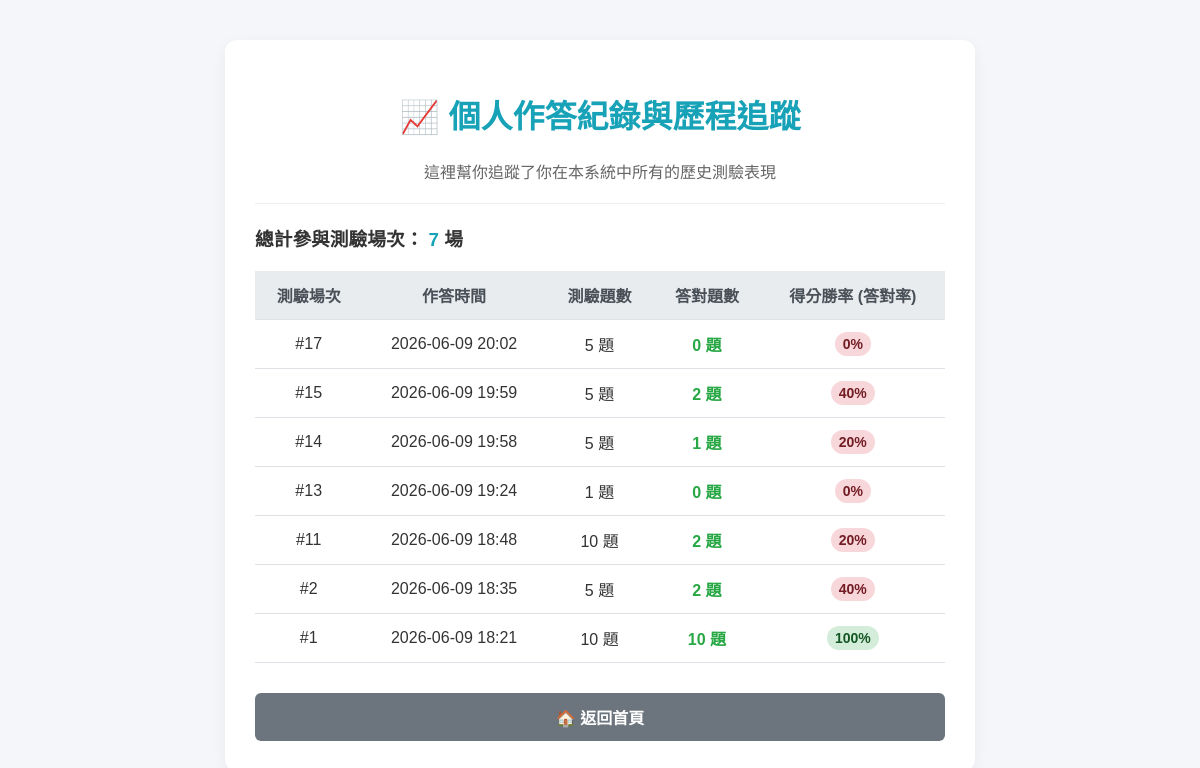
Page /history/ (signed in) on the committed database.
### quiz/models.py (models this page shows, shortened)
class QuizSession(models.Model):
    user = models.ForeignKey(User, on_delete=models.CASCADE, null=True, blank=True, verbose_name="測驗學生")
    total_questions_requested = models.IntegerField(default=5, verbose_name="設定測驗題數")
    current_index = models.IntegerField(default=0, verbose_name="目前進行到第幾題")
    score = models.IntegerField(default=0, verbose_name="目前得分")
    is_completed = models.BooleanField(default=False, verbose_name="是否完成測驗")
    created_at = models.DateTimeField(auto_now_add=True, verbose_name="測驗時間")
    time_remaining = models.IntegerField(default=600, verbose_name="剩餘時間(秒)")

### quiz/views.py (the view)
# urls.py: path('history/', views.quiz_history, name='quiz_history'),
@login_required(login_url='/admin/login/')
def quiz_history(request):
    sessions = QuizSession.objects.filter(
        user=request.user,
        is_completed=True
    ).order_by('-created_at')
    history_data = []
    for s in sessions:
        accuracy = int((s.score / s.total_questions_requested) * 100) if s.total_questions_requested > 0 else 0
        history_data.append({
            "id": s.id,
            "date": s.created_at,
            "requested": s.total_questions_requested,
            "score": s.score,
            "accuracy": accuracy
        })
    return render(request, "quiz/history.html", {
        "history_data": history_data,
        "total_sessions": len(history_data)
    })

### quiz/templates/quiz/history.html (shortened to what this page needs)
<!DOCTYPE html>
<html lang="zh-Hant">
<head>
</head>
<body>
    <div class="history-container">
        <h1 style="text-align: center; color: #17a2b8;">📈 個人作答紀錄與歷程追蹤</h1>
        <p style="text-align: center; color: #666;">這裡幫你追蹤了你在本系統中所有的歷史測驗表現</p>
        <hr style="border: 0; border-top: 1px solid #eee; margin: 20px 0;">
        <h3>總計參與測驗場次： <span style="color: #17a2b8;">{{ total_sessions }}</span> 場</h3>
        {% if not history_data %}
            <div style="text-align: center; padding: 40px; color: #6c757d;">
                📭 目前還沒有任何完成的測驗紀錄，快去首頁考一場吧！
            </div>
        {% else %}
            <table>
                <thead>
                    <tr>
                        <th>測驗場次</th>
                        <th>作答時間</th>
                        <th>測驗題數</th>
                        <th>答對題數</th>
                        <th>得分勝率 (答對率)</th>
                    </tr>
                </thead>
                <tbody>
                    {% for data in history_data %}
                        <tr>
                            <td>#{{ data.id }}</td>
                            <td>{{ data.date|date:"Y-m-d H:i" }}</td>
                            <td>{{ data.requested }} 題</td>
                            <td style="color: #28a745; font-weight: bold;">{{ data.score }} 題</td>
                            <td>
                                <span class="accuracy-badge" style="background-color: {% if data.accuracy >= 80 %}#d4edda; color: #155724;{% elif data.accuracy >= 60 %}#fff3cd; color: #856404;{% else %}#f8d7da; color: #721c24;{% endif %}">
                                    {{ data.accuracy }}%
                                </span>
                            </td>
                        </tr>
                    {% endfor %}
                </tbody>
            </table>
        {% endif %}
        <a href="/" class="btn-home">🏠 返回首頁</a>
    </div>
</body>
</html>

### quiz/templates/quiz/history.html (style rules this page uses)
body { font-family: Arial, sans-serif; max-width: 750px; margin: 40px auto; background-color: #f4f6f9; color: #333; padding: 0 20px; }
.history-container { background: white; padding: 30px; border-radius: 12px; box-shadow: 0 4px 15px rgba(0,0,0,0.05); }
table { width: 100%; border-collapse: collapse; margin-top: 20px; }
th, td { padding: 12px; text-align: center; border-bottom: 1px solid #dee2e6; }
th { background-color: #e9ecef; color: #495057; }
.accuracy-badge { padding: 4px 8px; border-radius: 20px; font-size: 14px; font-weight: bold; }
.btn-home { display: block; text-align: center; padding: 12px; background-color: #6c757d; color: white; text-decoration: none; border-radius: 6px; font-weight: bold; margin-top: 30px; }

### rows in the picture
QuizSession: id "17", date "2026-06-09 20:02", requested "5", score "0", accuracy "0"
QuizSession: id "15", date "2026-06-09 19:59", requested "5", score "2", accuracy "40"
QuizSession: id "14", date "2026-06-09 19:58", requested "5", score "1", accuracy "20"
QuizSession: id "13", date "2026-06-09 19:24", requested "1", score "0", accuracy "0"
QuizSession: id "11", date "2026-06-09 18:48", requested "10", score "2", accuracy "20"
QuizSession: date "2026-06-09 18:35"
QuizSession: date "2026-06-09 18:21"

### other values in the picture
{{ total_sessions }} "7"
{{ data.id }} "2" "1"
{{ data.requested }} "5" "10"
{{ data.score }} "2" "10"
{{ data.accuracy }} "40" "100"
